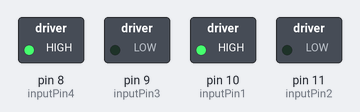
Simulated run of this sketch. Board: Arduino Uno, built with avr-gcc and run on an emulated ATmega328P. On the bench: switched loads named in the sketch (green lamp = pin HIGH).

Above: at 0.1 s.
Timing chart, 0 to 1.6 s (numbered marks = the images above):
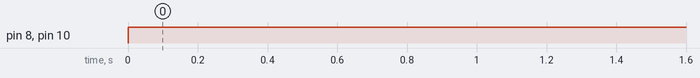

The sketch:

Ex_no_5a.ino
```cpp
//Motor A
const int inputPin1  = 10;    // Pin 15 of L293D IC
const int inputPin2  = 11;    // Pin 10 of L293D IC
//Motor B
const int inputPin3  = 9;   // Pin  7 of L293D IC
const int inputPin4  = 8;   // Pin  2 of L293D IC


void setup()
{
    pinMode(inputPin1, OUTPUT);
    pinMode(inputPin2, OUTPUT);
    pinMode(inputPin3, OUTPUT);
    pinMode(inputPin4, OUTPUT);
}

void loop()
{
    digitalWrite(inputPin1, HIGH);
    digitalWrite(inputPin2, LOW);
    digitalWrite(inputPin3, LOW);
    digitalWrite(inputPin4, HIGH);
}
```

Measured:
- by itself, pin 8 (inputPin4), pin 10 (inputPin1): LOW → HIGH at 0.00 s
